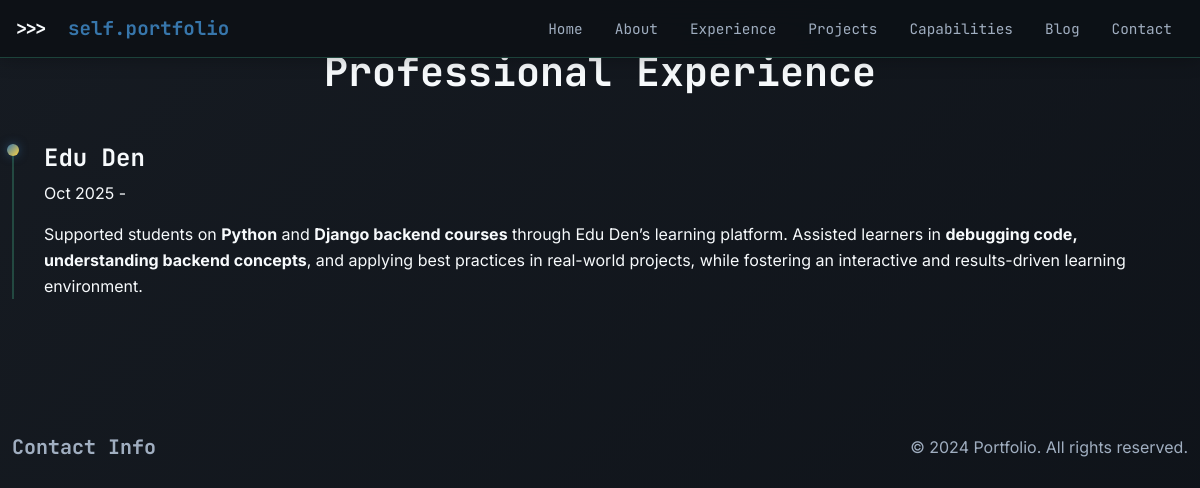
The app's page /experience/ with its own data.
### portfolio_app/models.py (models this page shows, shortened)
class Experience(models.Model):
    job_title = models.CharField(max_length=200)
    company = models.CharField(max_length=200)
    start_date = models.DateField()
    end_date = models.DateField(blank=True, null=True)
    description = RichTextField()
    technologies = models.CharField(max_length=500, help_text="Comma-separated technologies")
    display_order = models.PositiveIntegerField(default=0)
    created_at = models.DateTimeField(auto_now_add=True)
    updated_at = models.DateTimeField(auto_now=True)
    class Meta:
        ordering = ['-start_date']

### portfolio_app/views.py (the view)
# urls.py: path('experience/', experience_timeline, name='experience'),
def experience_timeline(request):
    experiences = Experience.objects.all()
    return render(request, 'experience.html', {
        'experiences': experiences,
    })

### Templates/experience.html (shortened to what this page needs)
{% extends 'base.html' %}
{% block content %}
<section class="py-5">
    <div class="container">
        <h1 class="text-center mb-5">Professional Experience</h1>
        <div class="timeline">
            {% for experience in experiences %}
            <div class="timeline-item">
                <div class="timeline-content">
                    <h4>{{ experience.company }}</h4>
                    <p class="text-muted">
                        {{ experience.start_date|date:"M Y" }} - {% if experience.is_current %}Present{% else %}{{ experience.end_date|date:"M Y" }}{% endif %}
                    </p>
                    <div>{{ experience.description|safe }}</div>
                </div>
            </div>
            {% endfor %}
        </div>
    </div>
</section>
{% endblock %}

### static/css/style.css (style rules this page uses)
:root { --py-blue: #3776ab; --py-blue-glow: rgba(55, 118, 171, 0.6); --py-yellow: #ffd343; --py-yellow-glow: rgba(255, 211, 67, 0.6); --django-green: #092e20; --django-light: #44b78b; --django-dark: #0a2e1f; --backend-purple: #6f42c1; --backend-purple-glow: rgba(111, 66, 193, 0.4); --code-gray: #2d3748; --terminal-green: #48bb78; --accent-orange: #ed8936; --bg-primary: #0a0e14; --bg-secondary: #1a1d23; --bg-tertiary: #21262d; --bg-code: #011627; --glass-bg: rgba(26, 29, 35, 0.95); --glass-border: rgba(68, 183, 139, 0.3); --glass-blur: 20px; --text-main: #f7fafc; --text-secondary: #a0aec0; --text-muted: #718096; --keyword: #e53e3e; --function: #d53f8c; --string: #38a169; --comment: #a0aec0; --constant: #3182ce; --shadow-sm: 0 2px 8px rgba(0, 0, 0, 0.6); --shadow-md: 0 8px 24px rgba(0, 0, 0, 0.7); --glow-blue: 0 0 20px var(--py-blue-glow); --glow-green: 0 0 20px rgba(68, 183, 139, 0.4); --glow-purple: 0 0 20px var(--backend-purple-glow); --font-mono: 'JetBrains Mono', 'Fira Code', 'Source Code Pro', monospace; --font-sans: 'Inter', 'SF Pro Display', system-ui, -apple-system, sans-serif; }
body { background-color: var(--bg-primary); color: var(--text-main); font-family: var(--font-sans); line-height: 1.6; overflow-x: hidden; }
h1, h2, h3, h4, h5, h6, .navbar-brand { font-family: var(--font-mono); font-weight: 700; }
* { transition: all 0.25s cubic-bezier(0.4, 0, 0.2, 1); }
.container { max-width: 1200px; }
.timeline-item { padding-left: 30px; border-left: 2px solid var(--glass-border); position: relative; margin-bottom: 40px; }
.timeline-item::before { content: ''; position: absolute; left: -7px; top: 0; width: 12px; height: 12px; background: var(--py-blue); border-radius: 50%; }
.timeline-item { opacity: 0; animation: fade-in-left 0.8s ease-out forwards; }
.timeline-item:nth-child(1) { animation-delay: 0.2s; }
body { background: linear-gradient(-45deg, #0a0e14, #1a1d23, #0d1117, #161b22); background-size: 400% 400%; animation: gradient-bg 15s ease infinite; }
.timeline-item::before { background: linear-gradient(135deg, var(--py-blue), var(--py-yellow)); box-shadow: 0 0 10px rgba(55, 118, 171, 0.5); }
.text-muted { color: #718096 !important; }
small.text-muted, p.text-muted, span.text-muted { color: #a0aec0 !important; }
.timeline-item h3, .timeline-item p, .timeline-item div { color: #f7fafc !important; }
body * { color: #f7fafc; }
h1, h2, h3, h4, h5, h6, p, span, div, li, a, small, strong, em { color: #f7fafc !important; }
* { color: #f7fafc; }

### records on screen
Experience: company "Edu Den", start_date "Oct 2025", description "Supported students on Python and Django backend courses through Edu Den’s learning platform. Assisted learners in debugging code, understanding backend concepts , and applying best practices in real-world projects, while fostering an interactive and results-driven learning environment."
